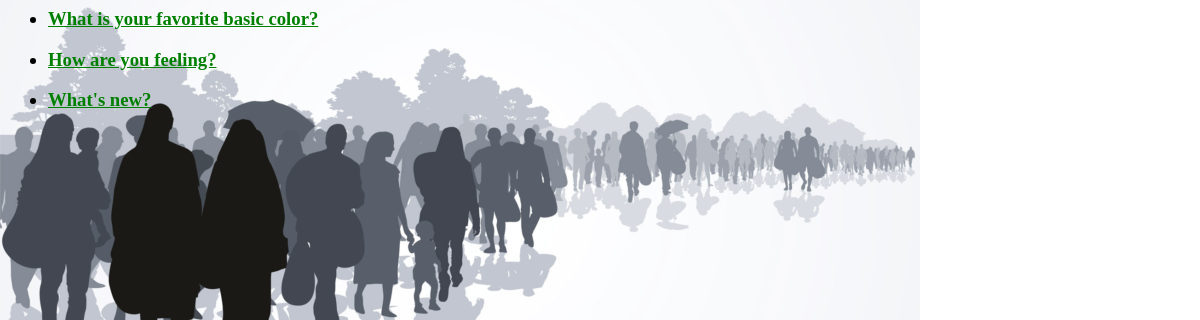
/polls/, run on an earlier commit of the app's database.
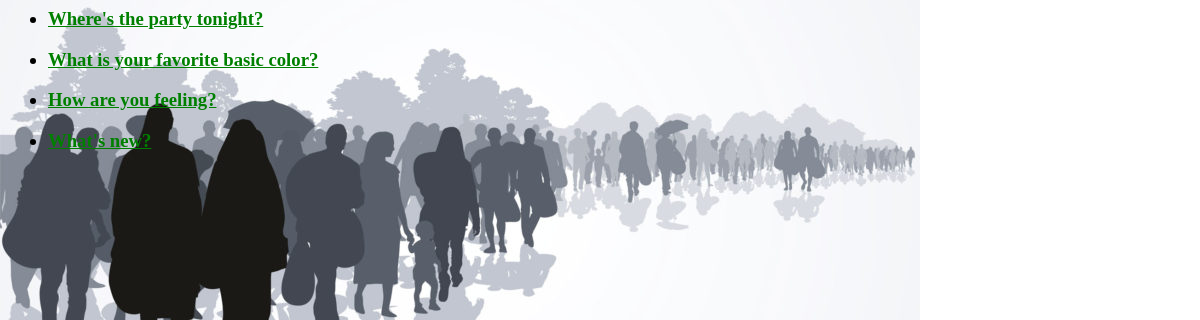
And on a later commit of the database.
### polls/models.py (models this page shows, shortened)
class Question(models.Model):
    question_text = models.CharField(max_length=200)
    pub_date      = models.DateTimeField('date published')
    def was_published_recently(self):
        now = timezone.now()
        return now - datetime.timedelta(days=1) <= self.pub_date <= now
    was_published_recently.admin_order_field = 'pub_date'
    was_published_recently.boolean = True
    was_published_recently.short_description = 'Published recently?'

### polls/views.py (the view)
# urls.py: path('', views.IndexView.as_view(), name='index'),
class IndexView(generic.ListView):
    template_name = 'polls/index.html' # overriding default polls/polls_index.html expectation
    context_object_name = 'latest_question_list' # overriding default question_list by latest_question_list
    def get_queryset(self):
        return Question.objects.filter(
            pub_date__lte=timezone.now() # less than or equal to
        ).order_by('-pub_date')[:5]

### polls/templates/polls/index.html
{% load static %}
<link rel="stylesheet" type="text/css" href="{% static 'polls/style.css' %}" />
{% if latest_question_list %}
    <ul>
      {% for question in latest_question_list %}
        <h3><li><a href="{% url 'polls:detail' question.id %}">{{ question.question_text }}</a></li></h3>
      {% endfor %}
    </ul>
{% else %}
    <p>No polls are available.</p>
{% endif %}

### polls/static/polls/style.css (style rules this page uses)
li a { color: green; }

What changed in the data, as far as the page shows it:
added Question: question_text "Where's the party tonight?"
